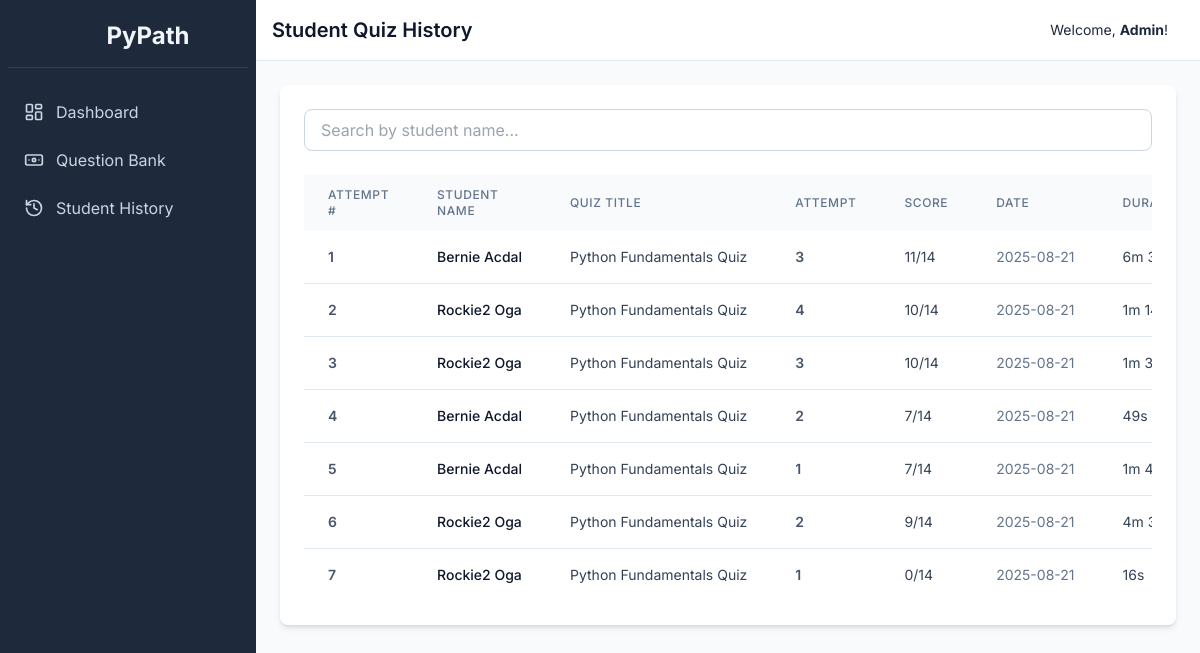
Page /admin/history (signed in) on the earlier database version.
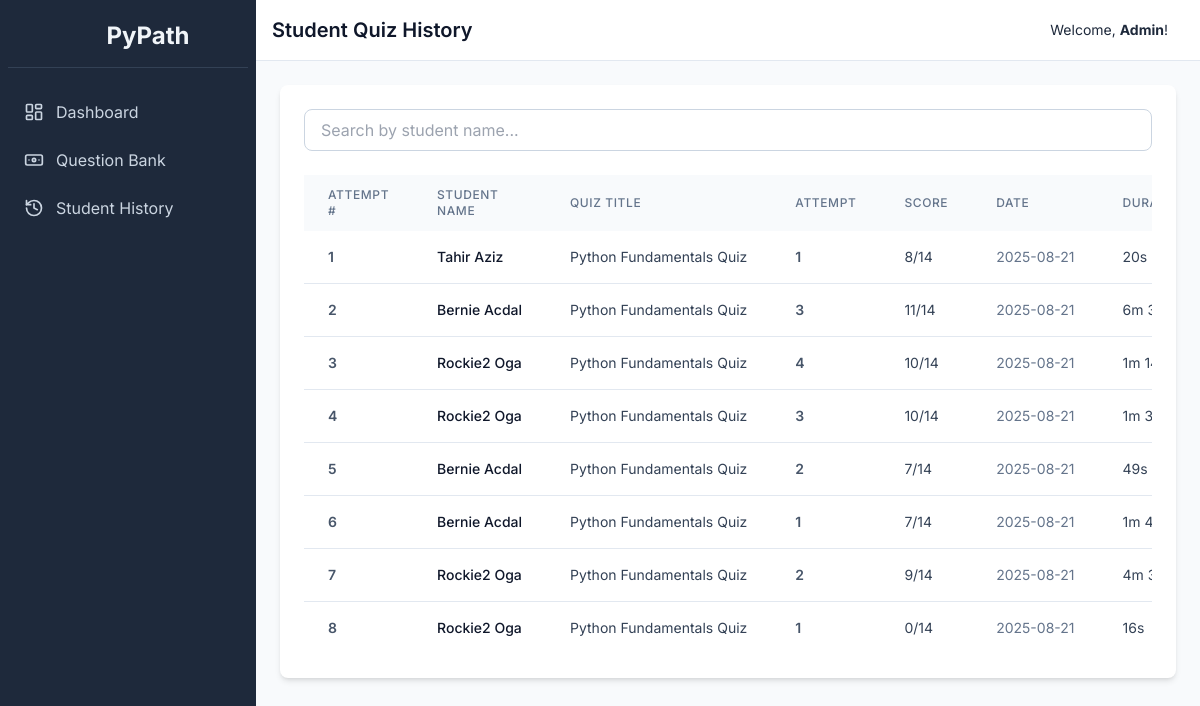
Same page on the later database version.
### tables this page shows
CREATE TABLE results (
    id INTEGER PRIMARY KEY AUTOINCREMENT,
    user_id INTEGER NOT NULL,
    set_id INTEGER NOT NULL,
    score INTEGER NOT NULL,
    total_questions INTEGER NOT NULL,
    time_start DATETIME NOT NULL,
    timestamp DATETIME DEFAULT CURRENT_TIMESTAMP,
    FOREIGN KEY (user_id) REFERENCES users (id),
    FOREIGN KEY (set_id) REFERENCES question_sets (id)
);

CREATE TABLE users (
    id INTEGER PRIMARY KEY AUTOINCREMENT,
    username TEXT NOT NULL UNIQUE,
    password TEXT NOT NULL,
    student_code TEXT NOT NULL UNIQUE,
    first_name TEXT NOT NULL,
    last_name TEXT NOT NULL,
    middle_name TEXT,
    profile_image TEXT, -- Base64 image data
    is_admin INTEGER NOT NULL DEFAULT 0,
    level INTEGER NOT NULL DEFAULT 1,
    xp INTEGER NOT NULL DEFAULT 0
);

CREATE TABLE question_sets (
    id INTEGER PRIMARY KEY AUTOINCREMENT,
    title TEXT NOT NULL,
    description TEXT
);

### app.py (the view)
@app.route('/admin/history')
def student_history():
    if not is_admin(): return redirect(url_for('login'))
    conn = get_db_connection()
    search_query = request.args.get('search', '')
    base_query = '''
        SELECT
            u.username, u.student_code, u.first_name, u.last_name,
            qs.title, r.score, r.total_questions, r.time_start, r.timestamp as time_end,
            r.id as result_id,
            ROW_NUMBER() OVER(PARTITION BY r.user_id, r.set_id ORDER BY r.timestamp) as attempt_number
        FROM results r
        JOIN users u ON u.id = r.user_id
        JOIN question_sets qs ON qs.id = r.set_id
        WHERE u.is_admin = 0
    '''
    params = []
    if search_query:
        base_query += ' AND (u.username LIKE ? OR u.first_name LIKE ? OR u.last_name LIKE ?)'
        params.extend([f'%{search_query}%', f'%{search_query}%', f'%{search_query}%'])
    base_query += ' ORDER BY r.timestamp DESC'
    history_raw = conn.execute(base_query, params).fetchall()
    history = []
    for row in history_raw:
        row_dict = dict(row)
        start_time = datetime.fromisoformat(row['time_start']) if isinstance(row['time_start'], str) else row['time_start']
        end_time = datetime.fromisoformat(row['time_end']) if isinstance(row['time_end'], str) else row['time_end']
        row_dict['duration'] = format_duration(start_time, end_time)
        row_dict['time_start_formatted'] = start_time.strftime('%I:%M:%S %p') if start_time else "N/A"
        row_dict['time_end_formatted'] = end_time.strftime('%I:%M:%S %p') if end_time else "N/A"
        row_dict['date_formatted'] = end_time.strftime('%Y-%m-%d') if end_time else "N/A"
        history.append(row_dict)
    conn.close()
    return render_template('admin/history.html', history=history, search_query=search_query)

### app.py (called while the page is built)
def get_db_connection():
    conn = sqlite3.connect('pypath.db', check_same_thread=False, detect_types=sqlite3.PARSE_DECLTYPES | sqlite3.PARSE_COLNAMES)
    conn.row_factory = sqlite3.Row
    return conn

def is_admin():
    return session.get('is_admin', False)

def format_duration(start_time, end_time):
    if not isinstance(start_time, datetime) or not isinstance(end_time, datetime):
        return "N/A"
    duration = end_time - start_time
    total_seconds = int(duration.total_seconds())
    hours, remainder = divmod(total_seconds, 3600)
    minutes, seconds = divmod(remainder, 60)
    if hours > 0: return f"{hours}h {minutes}m {seconds}s"
    if minutes > 0: return f"{minutes}m {seconds}s"
    return f"{seconds}s"

### templates/admin/history.html (shortened to what this page needs)
{% extends "layout.html" %}
{% block header %}Student Quiz History{% endblock %}
{% block content %}
<div class="bg-white p-6 rounded-lg shadow-md">
    <form method="GET" action="{{ url_for('student_history') }}" class="mb-6">
        <div class="flex">
            <input type="text" name="search" placeholder="Search by student name..." value="{{ search_query or '' }}" class="w-full px-4 py-2 border border-slate-300 rounded-lg focus:ring-sky-500 focus:border-sky-500">
        </div>
    </form>
    <div class="overflow-x-auto">
        <table class="min-w-full bg-white">
            <thead class="bg-slate-50">
                <tr>
                    <th class="px-6 py-3 text-left text-xs font-medium text-slate-500 uppercase tracking-wider">Attempt #</th>
                    <th class="px-6 py-3 text-left text-xs font-medium text-slate-500 uppercase tracking-wider">Student Name</th>
                    <th class="px-6 py-3 text-left text-xs font-medium text-slate-500 uppercase tracking-wider">Quiz Title</th>
                    <th class="px-6 py-3 text-left text-xs font-medium text-slate-500 uppercase tracking-wider">Attempt</th>
                    <th class="px-6 py-3 text-left text-xs font-medium text-slate-500 uppercase tracking-wider">Score</th>
                    <th class="px-6 py-3 text-left text-xs font-medium text-slate-500 uppercase tracking-wider">Date</th>
                    <th class="px-6 py-3 text-left text-xs font-medium text-slate-500 uppercase tracking-wider">Duration</th>
                </tr>
            </thead>
            <tbody class="divide-y divide-slate-200">
                {% for row in history %}
                <tr>
                    <td class="px-6 py-4 whitespace-nowrap text-sm font-semibold text-slate-600">{{ loop.index }}</td>
                    <td class="px-6 py-4 whitespace-nowrap text-sm font-medium text-slate-900">{{ row.first_name }} {{ row.last_name }}</td>
                    <td class="px-6 py-4 whitespace-nowrap text-sm text-slate-700">{{ row.title }}</td>
                    <td class="px-6 py-4 whitespace-nowrap text-sm font-semibold text-slate-600">{{ row.attempt_number }}</td>
                    <td class="px-6 py-4 whitespace-nowrap text-sm text-slate-700">{{ row.score }}/{{ row.total_questions }}</td>
                    <td class="px-6 py-4 whitespace-nowrap text-sm text-slate-500">{{ row.date_formatted }}</td>
                    <td class="px-6 py-4 whitespace-nowrap text-sm text-slate-700">{{ row.duration }}</td>
                </tr>
                {% else %}
                <tr>
                    <td colspan="7" class="px-6 py-4 text-center text-slate-500">No history found.</td>
                </tr>
                {% endfor %}
            </tbody>
        </table>
    </div>
</div>
{% endblock %}

Differences in the rows shown:
added results: first_name "Tahir", last_name "Aziz", title "Python Fundamentals Quiz", attempt_number "1", score "8", total_questions "14", date_formatted "2025-08-21", duration "20s"
